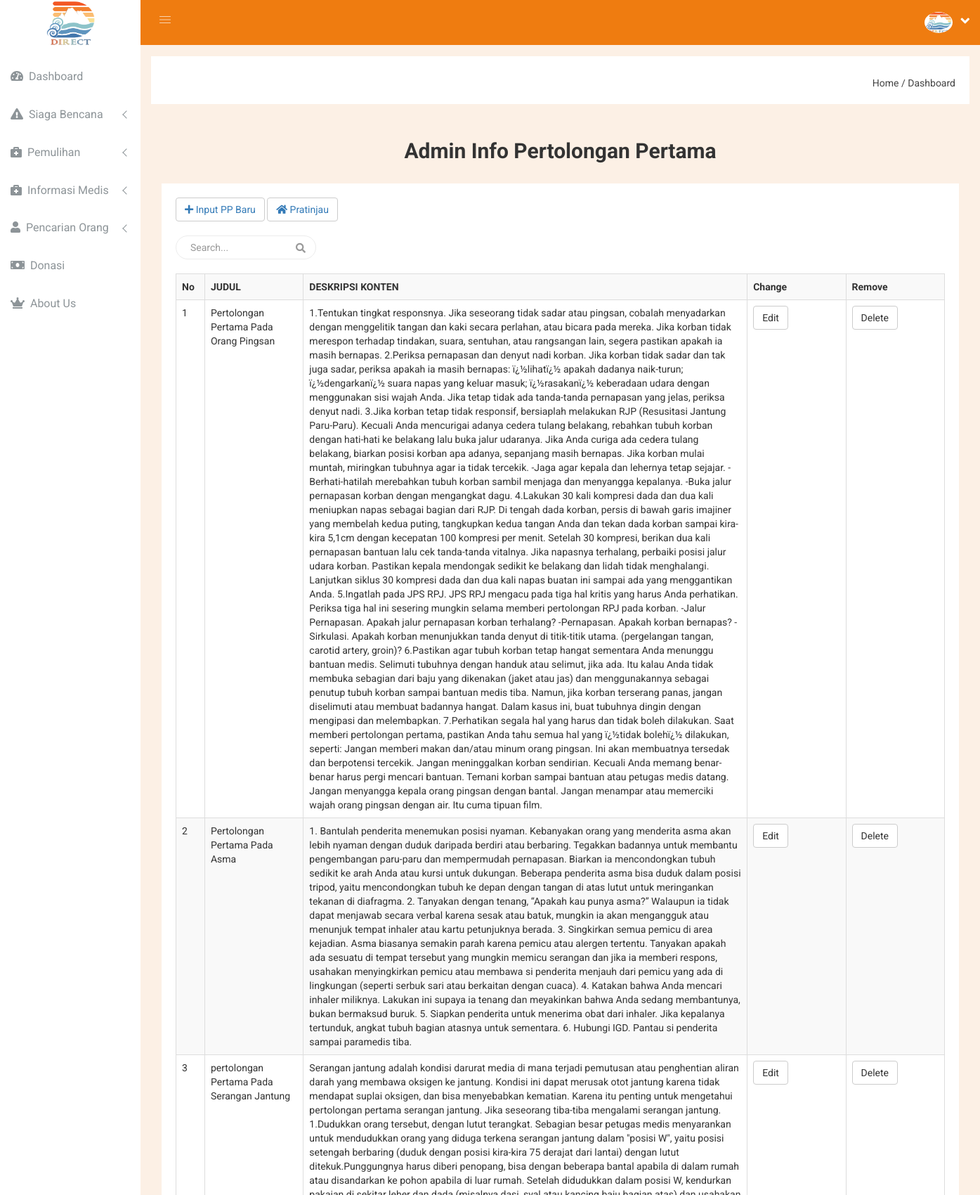
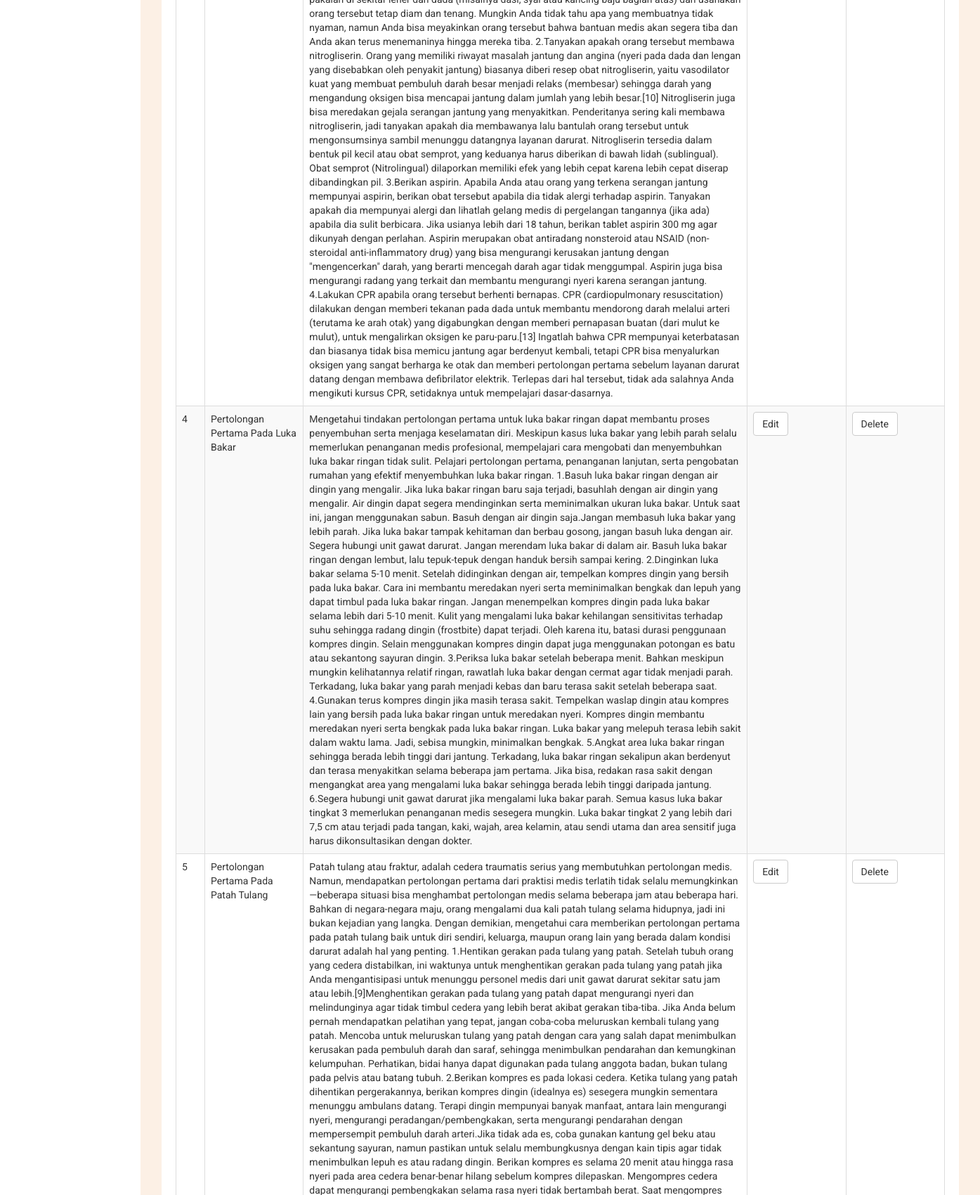
Screenshot of /main.php?module=admin-pp (upper part) with the database file from the repository (2 pictures, top to bottom).
### tables this page shows
CREATE TABLE `pertolongan_pertama` (
  `id` int(11) NOT NULL,
  `judul` varchar(50) NOT NULL,
  `isi` text NOT NULL
);

### main.php (called while the page is built, shortened)
<?php
include('module/index.php');
?>

### module/module/admin-pp.php (the view, shortened to what this page needs)
<div class="breadcome-area">
    <div class="container-fluid">
        <div class="row">
            <div class="col-lg-12 col-md-12 col-sm-12 col-xs-12">
                <div class="breadcome-list">
                    <div class="row">
                        <div class="col-lg-6 col-md-6 col-sm-6 col-xs-12">
                        </div>
                        <div class="col-lg-6 col-md-6 col-sm-6 col-xs-12">
                            <ul class="breadcome-menu">
                                <li><a href="?module=dashboard">Home</a> <span class="bread-slash">/</span>
                                </li>
                                <li><span class="bread-blod">Dashboard</span>
                                </li>
                            </ul>
                        </div>
                    </div>
                </div>
            </div>
        </div>
    </div>
</div>
<div class="analytics-sparkle-area">
    <div class="container-fluid">
        <br>
            <center><h2> Admin Info Pertolongan Pertama <h2></center>
            <div class="breadcome-area">
                <div class="container-fluid">
                    <div class="row">
                        <div class="col-lg-12 col-md-12 col-sm-12 col-xs-12">
                            <div class="breadcome-list">
                                <div class="row">
                                    <div class="col-lg-6 col-md-6 col-sm-6 col-xs-12">
                                        <button type="button" class="btn btn-custon-four btn-default"> <a href = ?module=input-pp><i class ="fa fa-plus"></i> Input PP Baru</a></button> <button type="button" class="btn btn-custon-four btn-default"> <a href =info-pp.php><i class ="fa fa-home"></i> Pratinjau</a> </button>
                                        <br>
                                        <br>
                                        <div class="breadcome-heading">
                                            <form role="search" class="sr-input-func">
                                                <input type="text" placeholder="Search..." class="search-int form-control">
                                                <a href="#"><i class="fa fa-search"></i></a>
                                            </form>
                                        </div>
                                    </div>
                                    </div>
                                    <br>
<?php
require('config/db.php');
$sql = 'SELECT * FROM pertolongan_pertama ORDER by id ASC';
$result = mysqli_query($con,$sql);
$no = 1;
$output = '
<table class="table table-bordered table-striped">
  <tr>
    <th width="2%">No</th>
    <th width="10%">JUDUL</th>
    <th width="45%">DESKRIPSI KONTEN</th>
    <th width="10%">Change</th>
    <th width="10%">Remove</th>
</tr>
';
while($row = mysqli_fetch_array($result))
{
    $output .= '
    <tr>
      <td>'.$no.'</td>
      <td>'.$row['judul'].'</td>
      <td>'.$row['isi'].'</td>
      <td><button type="button" name="edit" data-toggle="modal" data-target=".bs-modal-ChangeArticle'.$row["id"].'" class="btn btn-custon-four btn-default"  id="'.$row["id"].'">Edit</button></a></td>
      <td><button type="button" name="delete" data-toggle="modal" data-target=".bs-modal-DeleteArticle'.$row['id'].'" class="btn btn-custon-four btn-default" id="'.$row["id"].'">Delete</button>
      <div id="delete<?php echo $id; ?>" class="modal fade bs-modal-DeleteArticle'.$row["id"].'" role="dialog">
                  <input type="hidden" name="delete_id" value="'.$row["id"].'">
                  <div class="alert alert-danger">Are you Sure you want to Delete <strong>
                    '.$row['judul'].'</strong>? </div>
</div>
<div id="edit<?php echo $id; ?>" class="modal fade bs-modal-ChangeArticle'.$row["id"].'" role="dialog">
          <input type="hidden" name="edit_id" value="'.$row["id"].'">
            <div class="col-sm-4">
              <input type="text" class="form-control" id="judul" name="judul" value="'.$row['judul'].'" placeholder="Judul" required autofocus> </div>
                    '.$row['isi'].'
</div>
</tr>
';
$no++;
}
$output .= '</table>';
echo $output;
 ?>
 <br>
</div>
        </div>
        <br><br>

### back-end/css/main.css (style rules this page uses)
html { color: #222; font-size: 1em; line-height: 1.4; }

### rows the page displays
pertolongan_pertama: judul "Pertolongan Pertama Pada Orang Pingsan", isi "1.Tentukan tingkat responsnya. Jika seseorang tidak sadar atau pingsan, cobalah menyadarkan dengan menggelitik tangan dan kaki secara perlahan, atau bicara pada mereka. Jika korban tidak merespon terhadap tindakan, suara, sentuhan, atau rangsangan lain, segera pastikan apakah ia masih bernapas. 2.Periksa pernapasan dan denyut nadi korban. Jika korban tidak sadar dan tak juga sadar, periksa apakah ia masih bernapas: ï¿½lihatï¿½ apakah dadanya naik-turun; ï¿½dengarkanï¿½ suara napas yang keluar masuk; ï¿½rasakanï¿½ keberadaan udara dengan menggunakan sisi wajah Anda. Jika tetap tidak ada tanda-tanda pernapasan yang jelas, periksa denyut nadi. 3.Jika korban tetap tidak responsif, bersiaplah…"
pertolongan_pertama: judul "Pertolongan Pertama Pada Asma", isi "1. Bantulah penderita menemukan posisi nyaman. Kebanyakan orang yang menderita asma akan lebih nyaman dengan duduk daripada berdiri atau berbaring. Tegakkan badannya untuk membantu pengembangan paru-paru dan mempermudah pernapasan. Biarkan ia mencondongkan tubuh sedikit ke arah Anda atau kursi untuk dukungan. Beberapa penderita asma bisa duduk dalam posisi tripod, yaitu mencondongkan tubuh ke depan dengan tangan di atas lutut untuk meringankan tekanan di diafragma. 2. Tanyakan dengan tenang, “Apakah kau punya asma?” Walaupun ia tidak dapat menjawab secara verbal karena sesak atau batuk, mungkin ia akan mengangguk atau menunjuk tempat inhaler atau kartu petunjuknya berada. 3. Singkirkan…"
pertolongan_pertama: judul "pertolongan Pertama Pada Serangan Jantung", isi "Serangan jantung adalah kondisi darurat media di mana terjadi pemutusan atau penghentian aliran darah yang membawa oksigen ke jantung. Kondisi ini dapat merusak otot jantung karena tidak mendapat suplai oksigen, dan bisa menyebabkan kematian. Karena itu penting untuk mengetahui pertolongan pertama serangan jantung. Jika seseorang tiba-tiba mengalami serangan jantung. 1.Dudukkan orang tersebut, dengan lutut terangkat. Sebagian besar petugas medis menyarankan untuk mendudukkan orang yang diduga terkena serangan jantung dalam \"posisi W\", yaitu posisi setengah berbaring (duduk dengan posisi kira-kira 75 derajat dari lantai) dengan lutut ditekuk.Punggungnya harus diberi penopang, bisa dengan…"
pertolongan_pertama: judul "Pertolongan Pertama Pada Luka Bakar", isi "Mengetahui tindakan pertolongan pertama untuk luka bakar ringan dapat membantu proses penyembuhan serta menjaga keselamatan diri. Meskipun kasus luka bakar yang lebih parah selalu memerlukan penanganan medis profesional, mempelajari cara mengobati dan menyembuhkan luka bakar ringan tidak sulit. Pelajari pertolongan pertama, penanganan lanjutan, serta pengobatan rumahan yang efektif menyembuhkan luka bakar ringan. 1.Basuh luka bakar ringan dengan air dingin yang mengalir. Jika luka bakar ringan baru saja terjadi, basuhlah dengan air dingin yang mengalir. Air dingin dapat segera mendinginkan serta meminimalkan ukuran luka bakar. Untuk saat ini, jangan menggunakan sabun. Basuh dengan air…"
pertolongan_pertama: judul "Pertolongan Pertama Pada Patah Tulang"
